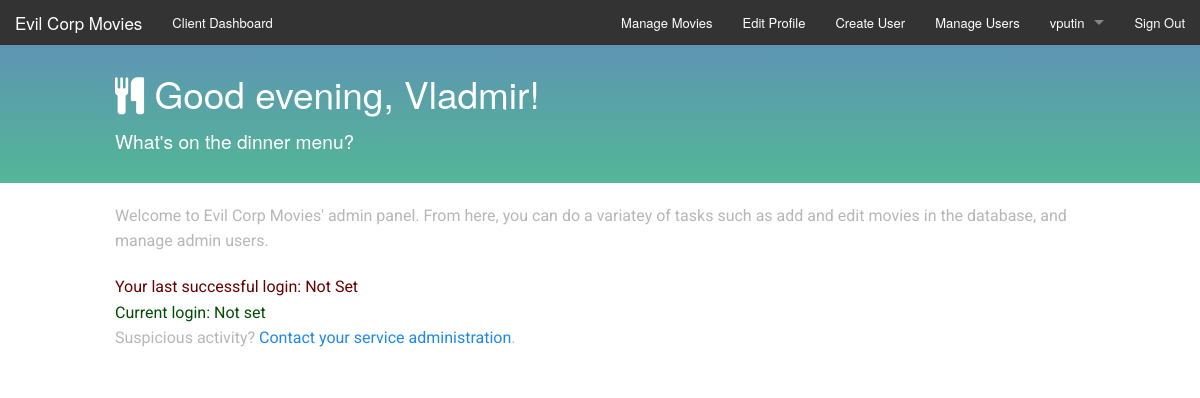
Page /admin/admin_index.php (signed in) on the committed database.
### tables this page shows
CREATE TABLE IF NOT EXISTS `tbl_user` (
  `user_id` mediumint(8) UNSIGNED NOT NULL AUTO_INCREMENT,
  `user_fname` varchar(250) NOT NULL,
  `user_name` varchar(250) NOT NULL,
  `user_pass` varchar(500) NOT NULL,
  `user_email` varchar(250) NOT NULL,
  `user_level` tinyint(3) UNSIGNED NOT NULL,
  `user_ip` varchar(50) NOT NULL DEFAULT 'no',
  `user_last_login` varchar(100) NOT NULL,
  `user_current_login` varchar(100) NOT NULL,
  `user_attempts` tinyint(3) UNSIGNED NOT NULL,
  `user_passtest` varchar(100) NOT NULL,
  PRIMARY KEY (`user_id`)
);

### admin/admin_index.php (the view, shortened to what this page needs)
<?php
	require_once('phpscripts/config.php');
	require_once('phpscripts/connect.php');
	$token = $_SESSION['user_id'];
	$tokenUserString = "SELECT * FROM tbl_user WHERE user_id = '{$token}'";
	$queryUser = mysqli_query($link, $tokenUserString);
	if(mysqli_num_rows($queryUser)){
		$founduser = mysqli_fetch_array($queryUser, MYSQLI_ASSOC);
		$firstName = $founduser['user_fname'];
		$lastLogin = $founduser['user_last_login'];
		$currentLogin = $founduser['user_current_login'];
	} else {
		redirect_to("admin_login.php");
	}
?>
<?php
	$currentTime = date('H');
	$timeGreeting = "";
	$timeSlogan = "";
	$timeClass = "";
	if ($currentTime > 05 && $currentTime < 12) {
		$timeGreeting = "Good morning, $firstName!";
		$timeSlogan = "Have you had your coffee yet today?";
		$timeClass = "greetMorn";
		$timeIcon = "fa-coffee";
	} else if ($currentTime >= 12 && $currentTime < 17) {
		$timeGreeting = "Good afternoon, $firstName!";
		$timeSlogan = "Another productive day!";
		$timeClass = "greetAft";
		$timeIcon = "fa-sun-o ";
	} else if ($currentTime >= 17 && $currentTime < 21) {
		$timeGreeting = "Good evening, $firstName!";
		$timeSlogan = "What's on the dinner menu?";
		$timeClass = "greetEve";
		$timeIcon = "fa-cutlery";
	} else if ($currentTime >= 21 && $currentTime < 24) {
		$timeGreeting = "Time for bed, $firstName!";
		$timeSlogan = "Don't stay up too late!";
		$timeClass = "greetNight";
		$timeIcon = "fa-bed";
	} else {
		$timeGreeting = "You're still up, $firstName?!";
		$timeSlogan = "You must be a programmer...";
		$timeClass = "greetEarly";
		$timeIcon = "fa-moon-o";
	}
?>
<!doctype html>
<html class="no-js" lang="en">
  <head>
  <?php include('../includes/head.php'); ?>
  </head>
  <body id="adminIndex">
	<?php include('includes/header.php'); ?>
		<div class="fullWidth <?php echo $timeClass; ?>" id="greetingBanner">
		<div class="row">
		<div class="small-12 columns fadeIn">
		<h2><i class="fa <?php echo $timeIcon; ?>" aria-hidden="true"></i> <?php echo $timeGreeting; ?></h2>
		<h3><?php echo $timeSlogan; ?></h3>
		</div>
		</div>
		</div>
	<div class="row">
	<div class="small-12 columns fadeIn one">
		<p>Welcome to Evil Corp Movies' admin panel. From here, you can do a variatey of tasks such as add and edit movies in the database, and manage admin users.</p>
		</div>
	</div>
		<div class="row fadeIn two" id="logInfo">
			<div class="small-12 columns">
			<ul>
				<li id="lastLog">Your last successful login: <?php echo $lastLogin; ?></li>
				<li id="currLog">Current login: <?php echo $currentLogin; ?></li>
			</ul>
			<p>Suspicious activity? <a href="#">Contact your service administration</a>.<p>
		</div>
	</div>
	</body>
</html>

### includes/head.php (shortened to what this page needs)
<link rel="stylesheet" href="css/foundation.css" />
<link rel="stylesheet" href="css/app.css" />
    <link href="https://maxcdn.bootstrapcdn.com/font-awesome/4.7.0/css/font-awesome.min.css" rel="stylesheet">

### admin/includes/header.php (shortened to what this page needs)
		<header>
			<nav class="top-bar" data-topbar role="navigation">
  <ul class="title-area">
    <li class="name">
      <h1><a href="admin_index.php">Evil Corp Movies</a></h1>
    </li>
  </ul>
  <section class="top-bar-section">
    <ul class="right">
			<li><a href="admin_movies.php">Manage Movies</a></li>
			<li><a href="admin_edituser.php">Edit Profile</a></li>
			<li><a href="admin_createuser.php">Create User</a></li>
			<li><a href="admin_deleteuser.php">Manage Users</a></li>
      <li class="has-dropdown">
        <a href="#"><?php echo $_SESSION['user_name']; ?></a>
				<li><a href="phpscripts/caller.php?caller_id=logout">Sign Out</a></li>
      </li>
    </ul>
    <ul class="left">
      <li><a href="#">Client Dashboard</a></li>
    </ul>
  </section>
</nav>
		</header>

### admin/css/app.css (style rules this page uses)
.fadeIn { opacity: 0; -webkit-animation: fadeIn ease-in 1; -moz-animation: fadeIn ease-in 1; animation: fadeIn ease-in 1; -webkit-animation-fill-mode: forwards; -moz-animation-fill-mode: forwards; animation-fill-mode: forwards; -webkit-animation-duration: 1s; -moz-animation-duration: 1s; animation-duration: 1s; }
.fadeIn.one { -webkit-animation-delay: 0.7s; -moz-animation-delay: 0.7s; animation-delay: 0.7s; }
.fadeIn.two { -webkit-animation-delay: 1.2s; -moz-animation-delay: 1.2s; animation-delay: 1.2s; }
a { -webkit-transition: color 0.2s ease-in-out; -moz-transition: color 0.2s ease-in-out; -ms-transition: color 0.2s ease-in-out; -o-transition: color 0.2s ease-in-out; transition: color 0.2s ease-in-out; color: #1f88e9; }
body { font-size: 16px; font-family: "Roboto", sans-serif; color: #b7b7b9; background-color: #121518; }
body#adminIndex { background-color: #fff; }
.fullWidth { width: 100%; margin-left: auto; margin-right: auto; max-width: initial; }
.greetEve { background: rgba(115, 190, 230, 0.73); background: -moz-linear-gradient(top, rgba(115, 190, 230, 0.73) 0%, rgba(101, 235, 190, 0.73) 100%); background: -webkit-gradient(left top, left bottom, color-stop(0%, rgba(115, 190, 230, 0.73)), color-stop(100%, rgba(101, 235, 190, 0.73))); background: -webkit-linear-gradient(top, rgba(115, 190, 230, 0.73) 0%, rgba(101, 235, 190, 0.73) 100%); background: -o-linear-gradient(top, rgba(115, 190, 230, 0.73) 0%, rgba(101, 235, 190, 0.73) 100%); background: -ms-linear-gradient(top, rgba(115, 190, 230, 0.73) 0%, rgba(101, 235, 190, 0.73) 100%); background: linear-gradient(to bottom, rgba(115, 190, 230, 0.73) 0%, rgba(101, 235, 190, 0.73) 100%); filter: progid:DXImageTransform.Microsoft.gradient( startColorstr='#73bee6', endColorstr='#65ebbe', GradientType=0 ); }
#greetingBanner { background-color: #22272a; margin-bottom: 20px; padding: 20px; }
#greetingBanner h2 { color: white; }
#greetingBanner h3 { color: white; font-size: 1.2em; }
#logInfo ul { list-style-type: none; padding: 0; margin: 0; }
#lastLog { color: #660000; }
#currLog { color: #004d00; }

### rows in the picture
tbl_user: user_fname "Good evening, Vladmir!", user_last_login "Not Set", user_current_login "Not set"

### other values in the picture
$_SESSION['user_name'] "vputin"
$timeSlogan "What's on the dinner menu?"
